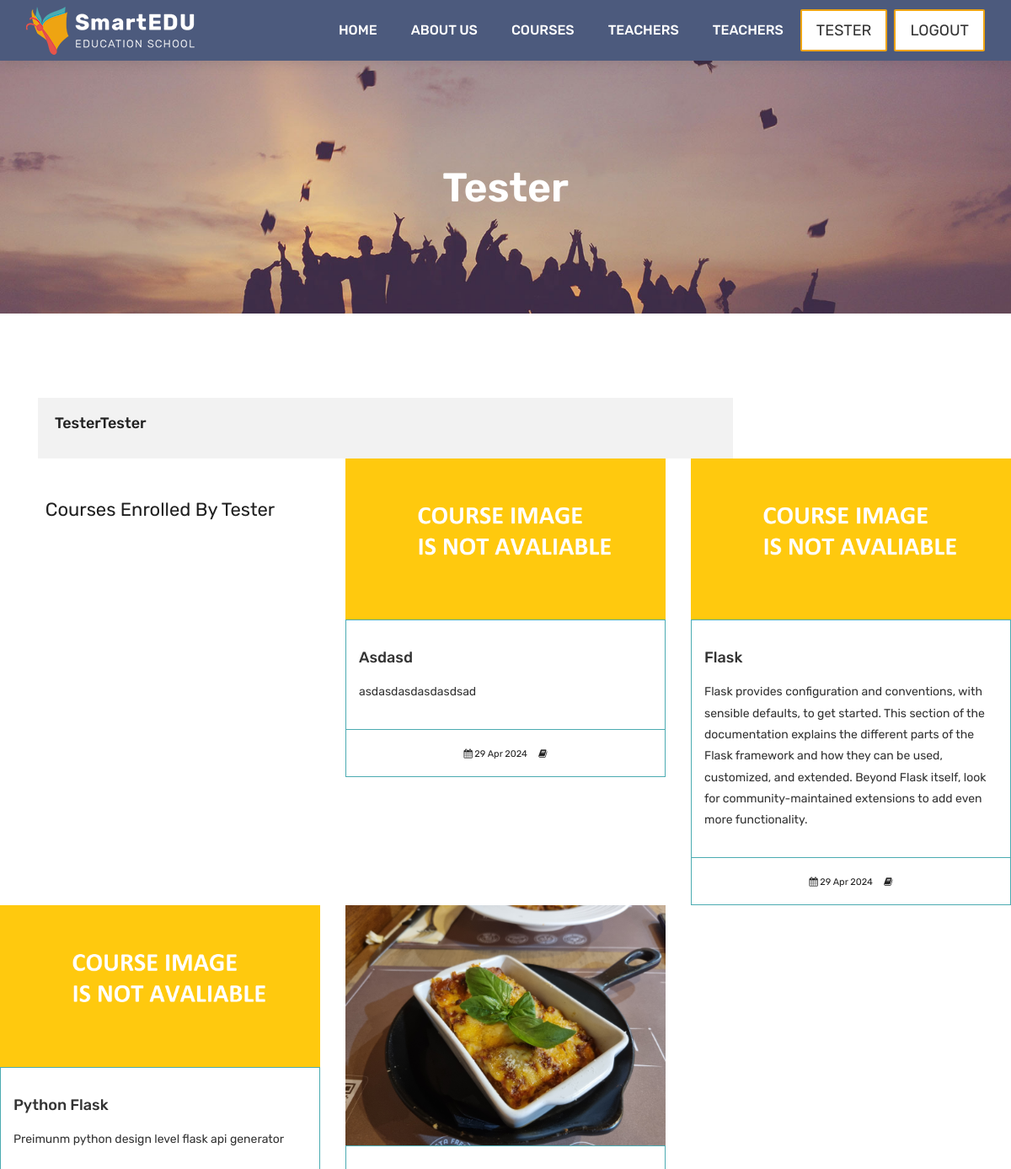
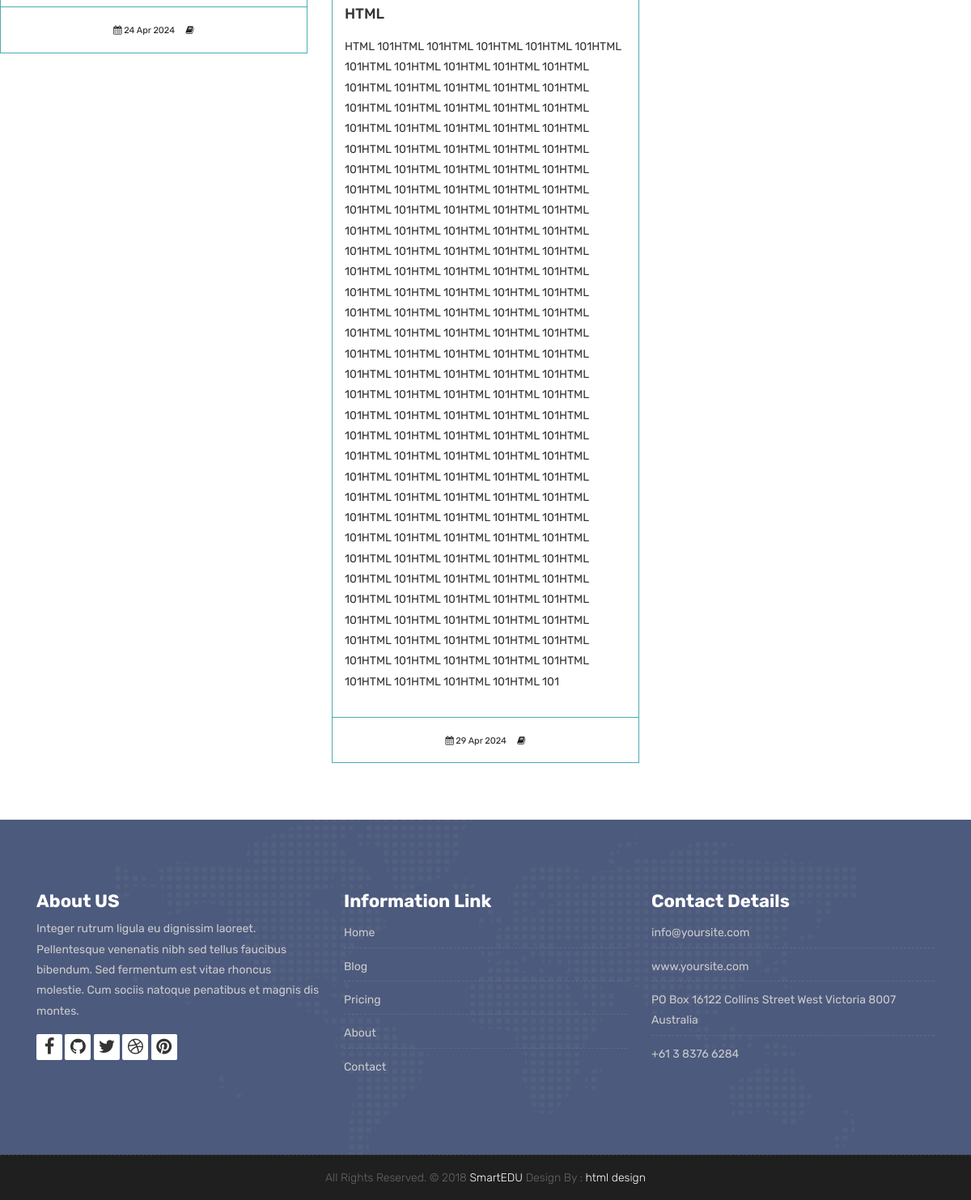
/accounts/dashboard/ (signed in), run on an earlier commit of the app's database (2 pictures, top to bottom).
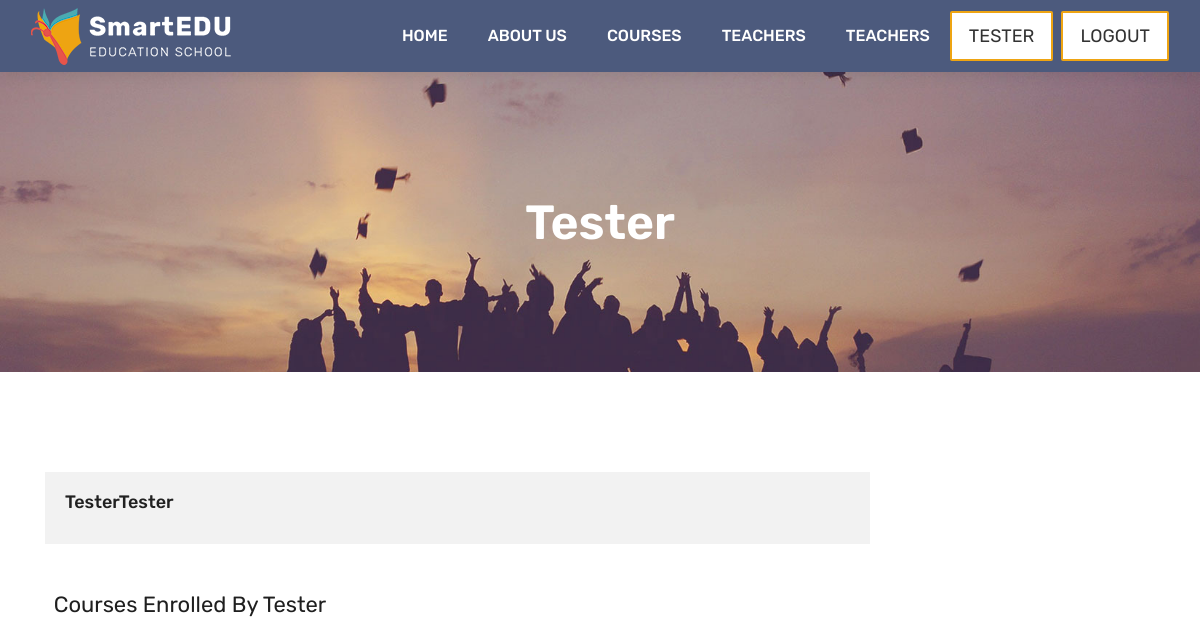
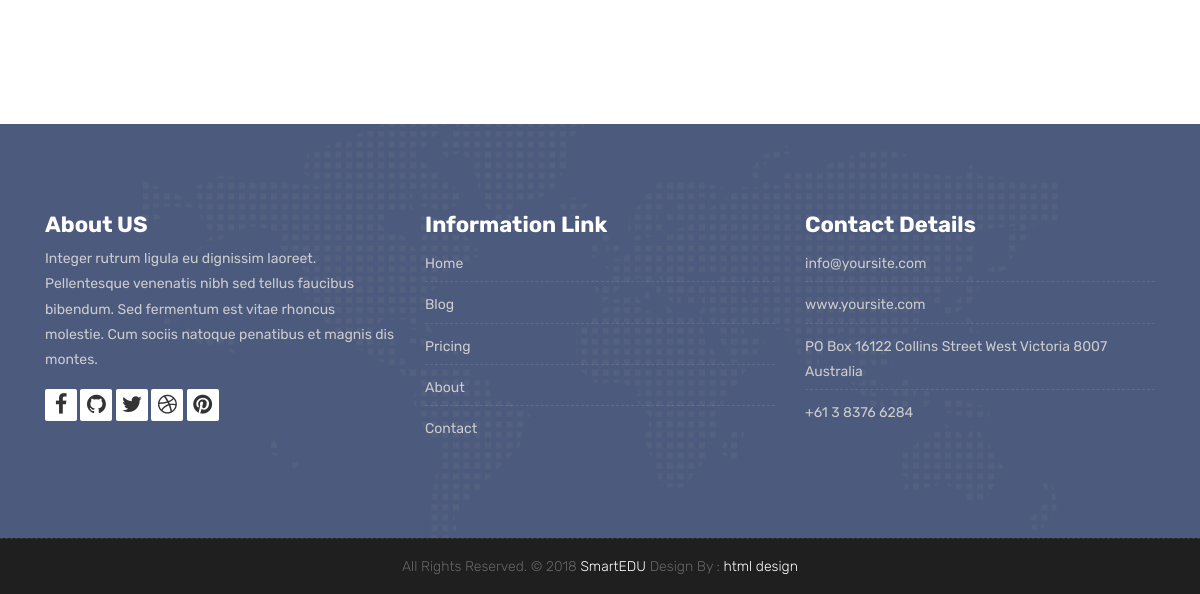
And on a later commit of the database (2 pictures, top to bottom).
### courses/models.py (models this page shows, shortened)
class Course(models.Model):
    teacher = models.ForeignKey(Teacher,null=True, on_delete=models.CASCADE)
    students = models.ManyToManyField(User, blank=True, related_name='courses_joined')
    grade = models.IntegerField(blank=True,null=True)
    name = models.CharField(max_length=50, unique=True)
    category = models.ForeignKey(Category,null=True,on_delete=models.DO_NOTHING)
    tags = models.ManyToManyField(Tag, blank=True, null=True)
    description = models.TextField(blank=True,null=True)
    image = models.ImageField(upload_to="courses/%Y/%m/%d/",default="courses/default_course_image.png")
    pdf = models.FileField(upload_to="course_pdfs/%Y/%m/%d/", null=True, blank=True)
    date = models.DateTimeField(auto_now=True)
    avaliable = models.BooleanField(default=True)

### accounts/views.py (the view)
# urls.py: path('dashboard/',views.user_dashboard,name='dashboard'),
@login_required(login_url='/accounts/login/')
def user_dashboard(request):
        current_user = request.user
        courses = current_user.courses_joined.all()
        context = {
            'courses':courses
        }
        return render(request,'dashboard.html',context)

### templates/dashboard.html
{% extends 'partials/_base.html' %}
{% load static %}
{% block content %}
	<div class="all-title-box">
		<div class="container text-center">
			<h1>{{user.username}}</h1>
		</div>
	</div>
    <div id="overviews" class="section wb">
        <div class="container">
            <div class="row">
                <div class="col-lg-9 blog-post-single">
					<div class="blog-author">
						<div class="author-bio">
							<h3 class="author_name"><a>{{user.first_name}}{{user.last_name}}</a></h3>
						</div>
					</div>
                </div>
            </div>
        </div>
        <div class="row">
            <div class="col-lg-4 col-md-6 col-12">
                    <h2 class="text-center my-5">Courses Enrolled By {{user.first_name}}</h2>
                </div>
            {% for course in courses %}
            <div class="col-lg-4 col-md-6 col-12">
                <div class="course-item">
                    <div class="image-blog">
                        <img src="{{course.image.url}}" alt="" class="img-fluid">
                    </div>
                    <div class="course-br">
                        <div class="course-title">
                            <h2><a href="{% url 'course_detail' course.category.slug course.id %}" title="">{{course.name}}</a></h2>
                        </div>
                        <div class="course-desc">
                            <p>{{course.description}}</p>
                        </div>
                    </div>
                    <div class="course-meta-bot">
                        <ul>
                            <li><i class="fa fa-calendar" aria-hidden="true"></i> {{course.date|date:"d M Y"}}</li>
                            <li><i class="fa fa-book" aria-hidden="true"></i> {{course.teacher}}</li>
                        </ul>
                    </div>
                </div>
            </div>
            {% endfor %}
        </div>
    </div>
    {% endblock %}

### templates/partials/_base.html (shortened to what this page needs)
{% load static %}
<!DOCTYPE html>
<html lang="en">
    <link rel="stylesheet" href="{% static 'css/bootstrap.min.css' %}">
    <link rel="stylesheet" href="{% static 'style.css' %}">
    <link rel="stylesheet" href="{% static 'css/versions.css' %}">
    <link rel="stylesheet" href="{% static 'css/responsive.css' %}">
    <link rel="stylesheet" href="{% static 'css/custom.css' %}">
</head>
<body class="host_version">
	{% include 'partials/_navbar.html' %}
{% block content %}
{% endblock %}
{% include 'partials/_footer.html' %}

### templates/partials/_navbar.html (shortened to what this page needs)
{% load static %}
	<header class="top-navbar">
		<nav class="navbar navbar-expand-lg navbar-light bg-light">
			<div class="container-fluid">
				<a class="navbar-brand" href="index.html">
					<img src="{% static 'images/logo.png' %}" alt="" />
				</a>
				<div class="collapse navbar-collapse" id="navbars-host">
					<ul class="navbar-nav ml-auto">
						<li class="nav-item {% if '/' == request.path %} active {% endif %}"><a class="nav-link" href="{%url 'index'%}">Home</a></li>
						<li class="nav-item  {% if 'about' in request.path %} active {% endif %} "><a class="nav-link" href="{%url 'about' %}">About Us</a></li>
						<li class="nav-item {% if 'courses' in request.path %} active {% endif %}"><a class="nav-link" href="{%url 'courses'%}">Courses</a></li>
						<li class="nav-item {% if 'teachers' in request.path %} active {% endif %}"><a class="nav-link" href="{%url 'teachers'%}">teachers</a></li>
						<li class="nav-item {% if 'contact' in request.path %} active {% endif %}"><a class="nav-link" href="{%url 'contact'%}">teachers</a></li>
					</ul>
					<ul class="nav navbar-nav navbar-right">
						{% if user.is_authenticated %}
						<li><a class="hover-btn-new log orange mr-2" href="{% url 'dashboard' %}" ><span>{{user.username}}</span></a></li>
						<li><a class="hover-btn-new log orange" href="javascript:{document.getElementById('logout').submit()}" ><span>LOGOUT</span></a>
						</li>
						{% else %}
                        <li><a class="hover-btn-new log orange" href="{% url 'login' %}" ><span><i class="fa fa-sign-in">Login</span></a></li>
						<li><a class="hover-btn-new log orange" href="{% url 'register' %}" ><span><i class="fa fa-user-plus">Register</span></a></li>
							{% endif %}
                    </ul>
				</div>
			</div>
		</nav>
	</header>

### templates/partials/_footer.html (shortened to what this page needs)
{% load static %}
<footer class="footer">
    <div class="container">
        <div class="row">
            <div class="col-lg-4 col-md-4 col-xs-12">
                <div class="widget clearfix">
                    <div class="widget-title">
                        <h3>About US</h3>
                    </div>
                    <p> Integer rutrum ligula eu dignissim laoreet. Pellentesque venenatis nibh sed tellus faucibus bibendum. Sed fermentum est vitae rhoncus molestie. Cum sociis natoque penatibus et magnis dis montes.</p>
                    <div class="footer-right">
                        <ul class="footer-links-soi">
                            <li><a href="#"><i class="fa fa-facebook"></i></a></li>
                            <li><a href="#"><i class="fa fa-github"></i></a></li>
                            <li><a href="#"><i class="fa fa-twitter"></i></a></li>
                            <li><a href="#"><i class="fa fa-dribbble"></i></a></li>
                            <li><a href="#"><i class="fa fa-pinterest"></i></a></li>
                        </ul>
                    </div>
                </div>
            </div>
            <div class="col-lg-4 col-md-4 col-xs-12">
                <div class="widget clearfix">
                    <div class="widget-title">
                        <h3>Information Link</h3>
                    </div>
                    <ul class="footer-links">
                        <li><a href="#">Home</a></li>
                        <li><a href="#">Blog</a></li>
                        <li><a href="#">Pricing</a></li>
                        <li><a href="#">About</a></li>
                        <li><a href="#">Contact</a></li>
                    </ul>
                </div>
            </div>
            <div class="col-lg-4 col-md-4 col-xs-12">
                <div class="widget clearfix">
                    <div class="widget-title">
                        <h3>Contact Details</h3>
                    </div>
                    <ul class="footer-links">
                        <li><a href="mailto:#">info@yoursite.com</a></li>
                        <li><a href="#">www.yoursite.com</a></li>
                        <li>PO Box 16122 Collins Street West Victoria 8007 Australia</li>
                        <li>+61 3 8376 6284</li>
                    </ul>
                </div>
            </div>
        </div>
    </div>
</footer>
<div class="copyrights">
    <div class="container">
        <div class="footer-distributed">
            <div class="footer-center">
                <p class="footer-company-name">All Rights Reserved. &copy; 2018 <a href="#">SmartEDU</a> Design By : <a href="https://html.design/">html design</a></p>
            </div>
        </div>
    </div>
</div>
</body>
</html>

What changed in the data, as far as the page shows it:
removed Course: image (placeholder picture), name "Asdasd", description "asdasdasdasdasdsad", date "29 Apr 2024"
removed Course: image (placeholder picture), name "Flask", description "Flask provides configuration and conventions, with sensible defaults, to get started. This section of the documentation explains the different parts of the Flask framework and how they can be used, customized, and extended. Beyond Flask itself, look for community-maintained extensions to add even more functionality.", date "29 Apr 2024"
removed Course: image (placeholder picture), name "Python Flask", description "Preimunm python design level flask api generator", date "24 Apr 2024"
removed Course: image (picture), name "HTML", description "HTML 101HTML 101HTML 101HTML 101HTML 101HTML 101HTML 101HTML 101HTML 101HTML 101HTML 101HTML 101HTML 101HTML 101HTML 101HTML 101HTML 101HTML 101HTML 101HTML 101HTML 101HTML 101HTML 101HTML 101HTML 101HTML 101HTML 101HTML 101HTML 101HTML 101HTML 101HTML 101HTML 101HTML 101HTML 101HTML 101HTML 101HTML 101HTML 101HTML 101HTML 101HTML 101HTML 101HTML 101HTML 101HTML 101HTML 101HTML 101HTML 101HTML 101HTML 101HTML 101HTML 101HTML 101HTML 101HTML 101HTML 101HTML 101HTML 101HTML 101HTML 101HTML 101HTML 101HTML 101HTML 101HTML 101HTML 101HTML 101HTML 101HTML 101HTML 101HTML 101HTML 101HTML 101HTML 101HTML 101HTML 101HTML 101HTML 101HTML 101HTML 101HTML 101HTML 101HTML 101HTML 101HTML 101HTML…", date "29 Apr 2024"
